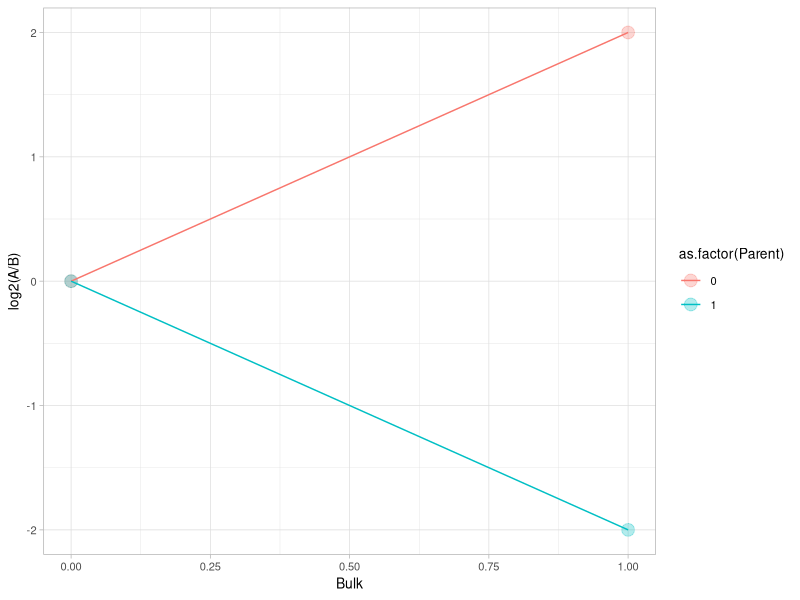
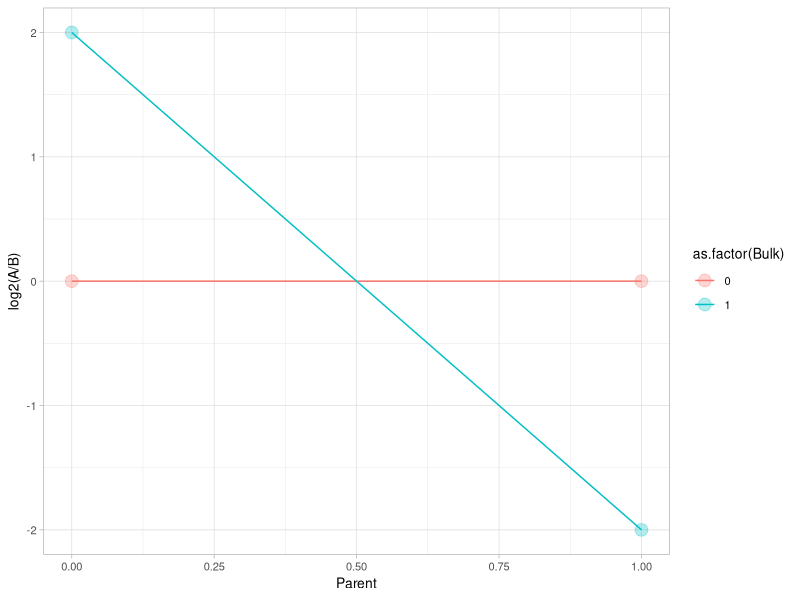
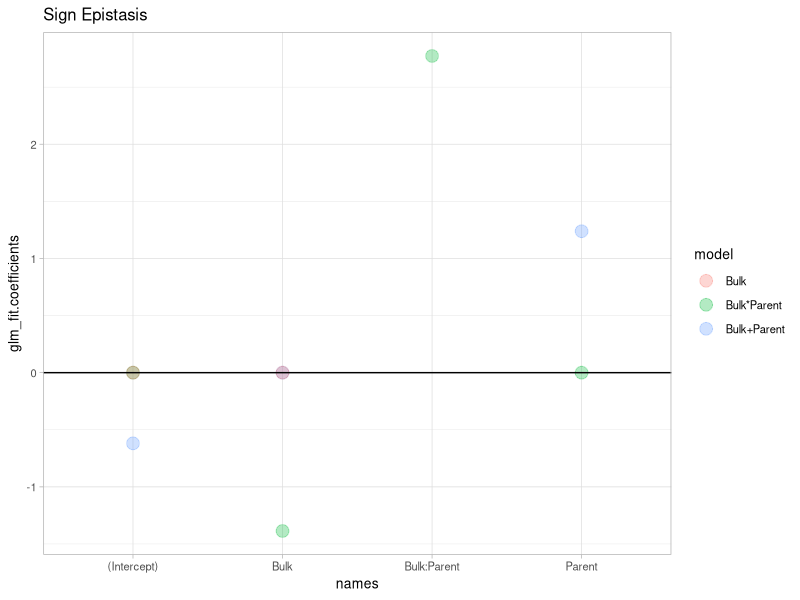
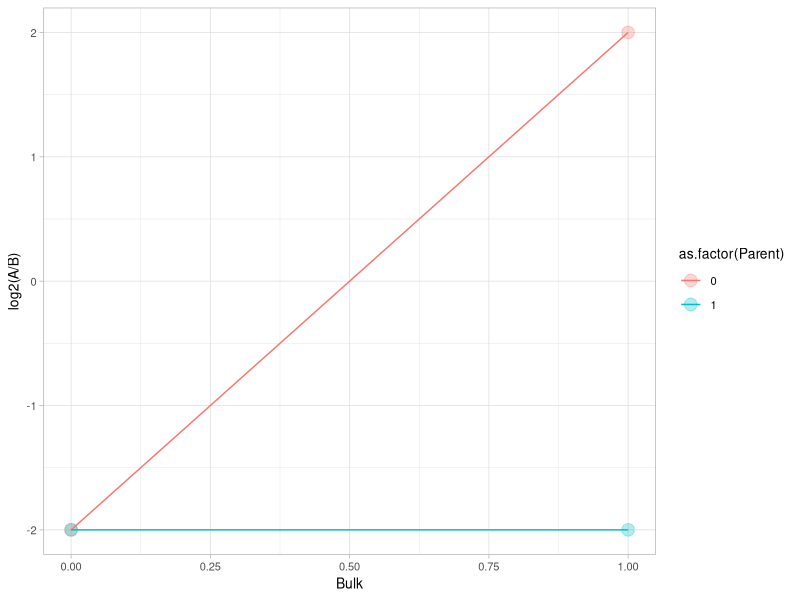
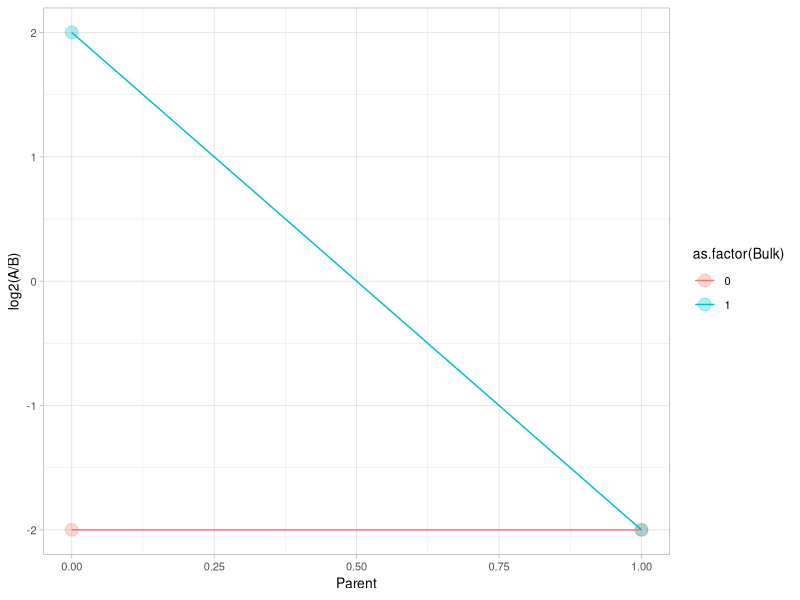
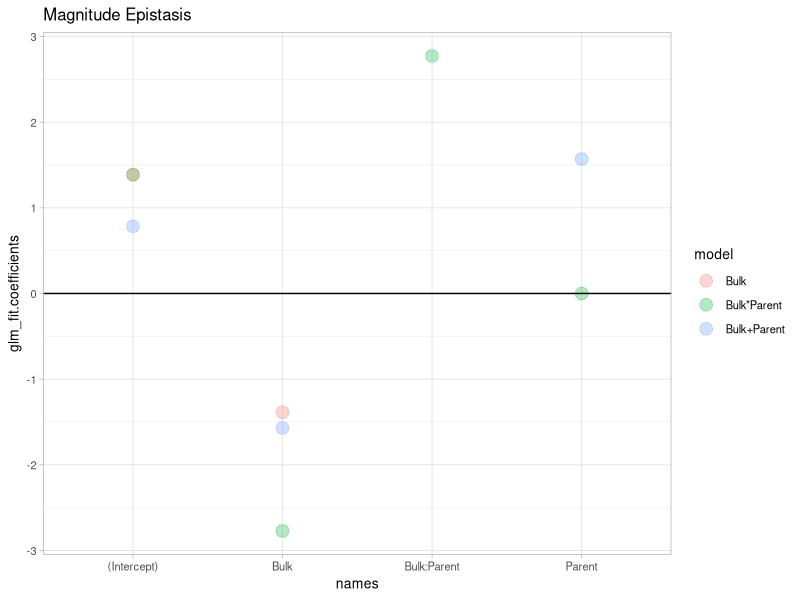
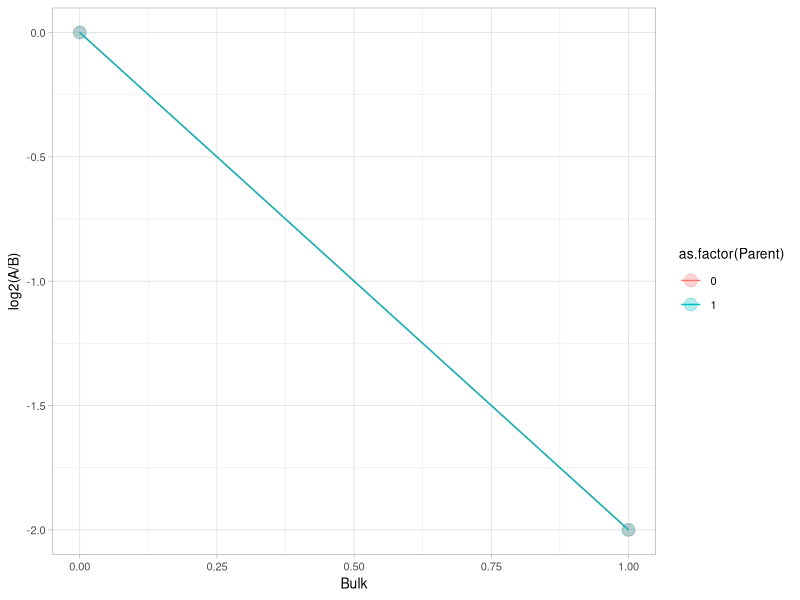
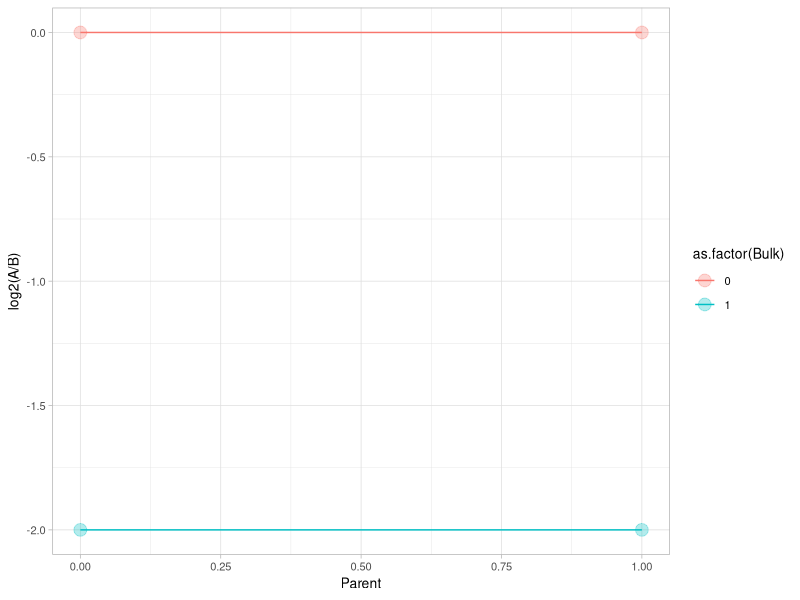

These figures' R source, in order:
## ---- chunk 1
knitr::opts_chunk$set(echo = TRUE)

require(tidyr)
require(dplyr)
require(ggplot2)
require(reshape2)
ggplot2::theme_set(theme_light() + theme(text = element_text(size = 10)))

## ---- chunk 2
signepistasisdata <- data.frame(Bulk = c(0,0,1,1),
                                Parent = c(0,1,0,1),
                                A = c(50, 50, 80, 20),
                                B = c(50, 50, 20, 80))

signepistasisdata %>% ggplot(aes(x = Bulk, y = log2(A/B), color = as.factor(Parent))) + geom_point(size = 4, alpha = 0.3) + geom_line()
signepistasisdata %>% ggplot(aes(x = Parent, y = log2(A/B), color = as.factor(Bulk))) + geom_point(size = 4, alpha = 0.3) + geom_line()

signepistasisdata %>% pivot_longer(c(A,B), names_to = "Allele", values_to = "Reads")  %>% mutate(across(where(is.character),as.factor))-> signepistasispivot

glm_fit <- glm("Allele ~ Bulk*Parent", data = as.data.frame(signepistasispivot), weights = Reads, family = binomial)
maxcoefficients <- data.frame(glm_fit$coefficients, model = "Bulk*Parent")
glm_fit$aic

glm_fit <- glm("Allele ~ Bulk + Parent", data = as.data.frame(signepistasispivot), weights = Reads, family = binomial)
maxcoefficients <- rbind(maxcoefficients, data.frame(glm_fit$coefficients, model = "Bulk+Parent"))
glm_fit$aic

glm_fit <- glm("Allele ~ Bulk", data = as.data.frame(signepistasispivot), weights = Reads, family = binomial)
maxcoefficients <- rbind(maxcoefficients, data.frame(glm_fit$coefficients, model = "Bulk"))
glm_fit$aic

maxcoefficients$names <- rownames(maxcoefficients)
maxcoefficients %>% mutate(names = gsub("1", "", names)) %>% mutate(names = gsub("2", "", names)) %>%
  ggplot(aes(x = names, y = glm_fit.coefficients, color = model)) + geom_point(size = 4, alpha = 0.3) +  geom_hline(yintercept = 0) +
 ggtitle("Sign Epistasis")

## ---- chunk 3
signepistasisdata <- data.frame(Bulk = c(0,0,1,1),
                                Parent = c(0,1,0,1),
                                A = c(20, 20, 80, 20),
                                B = c(80, 80, 20, 80))

signepistasisdata %>% ggplot(aes(x = Bulk, y = log2(A/B), color = as.factor(Parent))) + geom_point(size = 4, alpha = 0.3) + geom_line()
signepistasisdata %>% ggplot(aes(x = Parent, y = log2(A/B), color = as.factor(Bulk))) + geom_point(size = 4, alpha = 0.3) + geom_line()

signepistasisdata %>% pivot_longer(c(A,B), names_to = "Allele", values_to = "Reads")  %>% mutate(across(where(is.character),as.factor))-> signepistasispivot

glm_fit <- glm("Allele ~ Bulk*Parent", data = as.data.frame(signepistasispivot), weights = Reads, family = binomial)
maxcoefficients <- data.frame(glm_fit$coefficients, model = "Bulk*Parent")
glm_fit$aic

glm_fit <- glm("Allele ~ Bulk + Parent", data = as.data.frame(signepistasispivot), weights = Reads, family = binomial)
maxcoefficients <- rbind(maxcoefficients, data.frame(glm_fit$coefficients, model = "Bulk+Parent"))
glm_fit$aic

glm_fit <- glm("Allele ~ Bulk", data = as.data.frame(signepistasispivot), weights = Reads, family = binomial)
maxcoefficients <- rbind(maxcoefficients, data.frame(glm_fit$coefficients, model = "Bulk"))
glm_fit$aic

maxcoefficients$names <- rownames(maxcoefficients)
maxcoefficients %>% mutate(names = gsub("1", "", names)) %>% mutate(names = gsub("2", "", names)) %>%
  ggplot(aes(x = names, y = glm_fit.coefficients, color = model)) + geom_point(size = 4, alpha = 0.3) +  geom_hline(yintercept = 0) +
 ggtitle("Magnitude Epistasis")
## ---- chunk 4
signepistasisdata <- data.frame(Bulk = c(0,0,1,1),
                                Parent = c(0,1,0,1),
                                A = c(40, 40, 20, 20),
                                B = c(40, 40, 80, 80))

signepistasisdata %>% ggplot(aes(x = Bulk, y = log2(A/B), color = as.factor(Parent))) + geom_point(size = 4, alpha = 0.3) + geom_line()
signepistasisdata %>% ggplot(aes(x = Parent, y = log2(A/B), color = as.factor(Bulk))) + geom_point(size = 4, alpha = 0.3) + geom_line()

signepistasisdata %>% pivot_longer(c(A,B), names_to = "Allele", values_to = "Reads")  %>% mutate(across(where(is.character),as.factor))-> signepistasispivot

glm_fit <- glm("Allele ~ Bulk*Parent", data = as.data.frame(signepistasispivot), weights = Reads, family = binomial)
maxcoefficients <- data.frame(glm_fit$coefficients, model = "Bulk*Parent")
glm_fit$aic

glm_fit <- glm("Allele ~ Bulk + Parent", data = as.data.frame(signepistasispivot), weights = Reads, family = binomial)
maxcoefficients <- rbind(maxcoefficients, data.frame(glm_fit$coefficients, model = "Bulk+Parent"))
glm_fit$aic

glm_fit <- glm("Allele ~ Bulk", data = as.data.frame(signepistasispivot), weights = Reads, family = binomial)
maxcoefficients <- rbind(maxcoefficients, data.frame(glm_fit$coefficients, model = "Bulk"))
glm_fit$aic

maxcoefficients$names <- rownames(maxcoefficients)
maxcoefficients %>% mutate(names = gsub("1", "", names)) %>% mutate(names = gsub("2", "", names)) %>%
  ggplot(aes(x = names, y = glm_fit.coefficients, color = model)) + geom_point(size = 4, alpha = 0.3) +  geom_hline(yintercept = 0) +
 ggtitle("Bulk Only")
## ---- chunk 5
signepistasisdata <- data.frame(Bulk = c(0,0,1,1),
                                Parent = c(0,1,0,1),
                                A = c(60, 60, 20, 20),
                                B = c(40, 40, 80, 80))

signepistasisdata %>% ggplot(aes(x = Bulk, y = log2(A/B), color = as.factor(Parent))) + geom_point(size = 4, alpha = 0.3) + geom_line()
signepistasisdata %>% ggplot(aes(x = Parent, y = log2(A/B), color = as.factor(Bulk))) + geom_point(size = 4, alpha = 0.3) + geom_line()

signepistasisdata %>% pivot_longer(c(A,B), names_to = "Allele", values_to = "Reads")  %>% mutate(across(where(is.character),as.factor))-> signepistasispivot

glm_fit <- glm("Allele ~ Bulk*Parent", data = as.data.frame(signepistasispivot), weights = Reads, family = binomial)
maxcoefficients <- data.frame(glm_fit$coefficients, model = "Bulk*Parent")
glm_fit$aic

glm_fit <- glm("Allele ~ Bulk + Parent", data = as.data.frame(signepistasispivot), weights = Reads, family = binomial)
maxcoefficients <- rbind(maxcoefficients, data.frame(glm_fit$coefficients, model = "Bulk+Parent"))
glm_fit$aic

glm_fit <- glm("Allele ~ Bulk", data = as.data.frame(signepistasispivot), weights = Reads, family = binomial)
maxcoefficients <- rbind(maxcoefficients, data.frame(glm_fit$coefficients, model = "Bulk"))
glm_fit$aic

maxcoefficients$names <- rownames(maxcoefficients)
maxcoefficients %>% mutate(names = gsub("1", "", names)) %>% mutate(names = gsub("2", "", names)) %>%
  ggplot(aes(x = names, y = glm_fit.coefficients, color = model)) + geom_point(size = 4, alpha = 0.3) + 
  geom_hline(yintercept = 0) +
  ggtitle("Bulk Only") 
